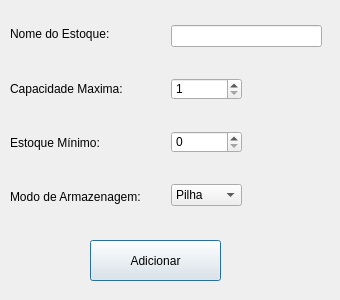
<?xml version="1.0" encoding="UTF-8"?>
<ui version="4.0">
 <class>Window_NewStock</class>
 <widget class="QDialog" name="Window_NewStock">
  <property name="enabled">
   <bool>true</bool>
  </property>
  <property name="geometry">
   <rect>
    <x>0</x>
    <y>0</y>
    <width>340</width>
    <height>300</height>
   </rect>
  </property>
  <property name="minimumSize">
   <size>
    <width>340</width>
    <height>300</height>
   </size>
  </property>
  <property name="maximumSize">
   <size>
    <width>340</width>
    <height>300</height>
   </size>
  </property>
  <property name="windowTitle">
   <string>Adicionar Estoque</string>
  </property>
  <widget class="QLineEdit" name="InputNome">
   <property name="geometry">
    <rect>
     <x>171</x>
     <y>25</y>
     <width>151</width>
     <height>22</height>
    </rect>
   </property>
   <property name="whatsThis">
    <string>Nome dado para identificar o estoque</string>
   </property>
  </widget>
  <widget class="QSpinBox" name="InputMin">
   <property name="geometry">
    <rect>
     <x>171</x>
     <y>131</y>
     <width>71</width>
     <height>22</height>
    </rect>
   </property>
   <property name="whatsThis">
    <string>Estoque mínimo, limite de 100 produtos</string>
   </property>
   <property name="maximum">
    <number>100</number>
   </property>
   <property name="displayIntegerBase">
    <number>10</number>
   </property>
  </widget>
  <widget class="QComboBox" name="InputArmazenagem">
   <property name="geometry">
    <rect>
     <x>171</x>
     <y>184</y>
     <width>71</width>
     <height>22</height>
    </rect>
   </property>
   <property name="whatsThis">
    <string>&lt;html&gt;&lt;head/&gt;&lt;body&gt;&lt;p&gt;&lt;span style=&quot; font-size:10pt;&quot;&gt;Pilha (LIFO) -&amp;gt; Ultimo a entrar é o primeiro a sair;&lt;/span&gt;&lt;/p&gt;&lt;p&gt;&lt;span style=&quot; font-size:10pt;&quot;&gt;Fila (FIFO) -&amp;gt; Primeiro a entrar é o primeiro a sair;&lt;/span&gt;&lt;/p&gt;&lt;p align=&quot;center&quot;&gt;* A fila é implementada de forma circular *&lt;/p&gt;&lt;/body&gt;&lt;/html&gt;</string>
   </property>
   <item>
    <property name="text">
     <string>Pilha</string>
    </property>
   </item>
   <item>
    <property name="text">
     <string>Fila</string>
    </property>
   </item>
  </widget>
  <widget class="QPushButton" name="ButtonAdicionar">
   <property name="geometry">
    <rect>
     <x>90</x>
     <y>240</y>
     <width>131</width>
     <height>41</height>
    </rect>
   </property>
   <property name="text">
    <string>Adicionar</string>
   </property>
  </widget>
  <widget class="QWidget" name="">
   <property name="geometry">
    <rect>
     <x>10</x>
     <y>10</y>
     <width>161</width>
     <height>211</height>
    </rect>
   </property>
   <layout class="QHBoxLayout" name="horizontalLayout">
    <item>
     <layout class="QVBoxLayout" name="verticalLayout">
      <item>
       <widget class="QLabel" name="label">
        <property name="text">
         <string>Nome do Estoque:</string>
        </property>
       </widget>
      </item>
      <item>
       <widget class="QLabel" name="label_2">
        <property name="text">
         <string>Capacidade Maxima:</string>
        </property>
       </widget>
      </item>
      <item>
       <widget class="QLabel" name="label_3">
        <property name="text">
         <string>Estoque Mínimo:</string>
        </property>
       </widget>
      </item>
      <item>
       <widget class="QLabel" name="label_4">
        <property name="text">
         <string>Modo de Armazenagem:</string>
        </property>
       </widget>
      </item>
     </layout>
    </item>
   </layout>
  </widget>
  <widget class="QSpinBox" name="InputMax">
   <property name="geometry">
    <rect>
     <x>171</x>
     <y>78</y>
     <width>71</width>
     <height>22</height>
    </rect>
   </property>
   <property name="whatsThis">
    <string>Limite máximo de 100 produtos</string>
   </property>
   <property name="minimum">
    <number>1</number>
   </property>
   <property name="maximum">
    <number>100</number>
   </property>
  </widget>
 </widget>
 <resources/>
 <connections/>
</ui>
